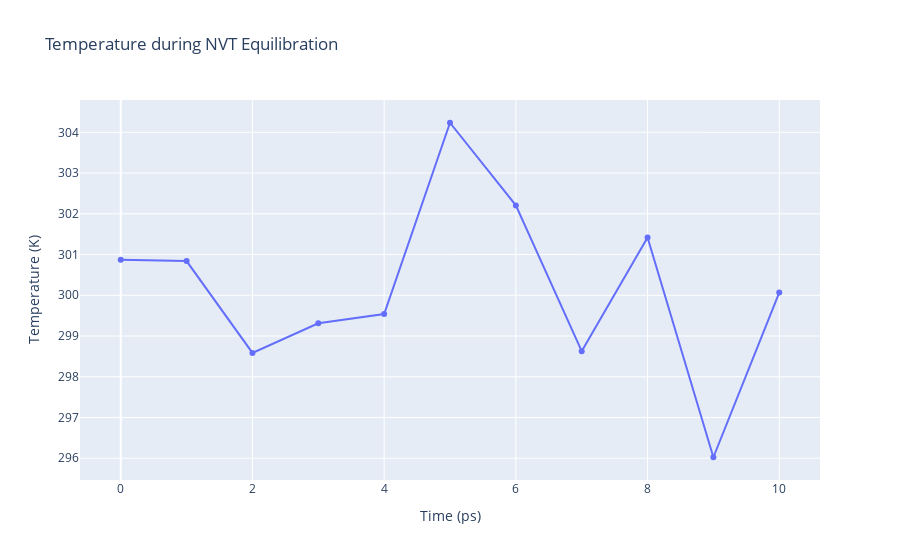

The notebook cell this image was saved under:
### Code cell
import plotly
import plotly.graph_objs as go

# Read temperature data from file 
with open(output_nvt_temp_xvg,'r') as temperature_file:
    x,y = map(
        list,
        zip(*[
            (float(line.split()[0]),float(line.split()[1]))
            for line in temperature_file 
            if not line.startswith(("#","@")) 
        ])
    )

plotly.offline.init_notebook_mode(connected=True)

fig = {
    "data": [go.Scatter(x=x, y=y)],
    "layout": go.Layout(title="Temperature during NVT Equilibration",
                        xaxis=dict(title = "Time (ps)"),
                        yaxis=dict(title = "Temperature (K)")
                       )
}

plotly.offline.iplot(fig)

### Figure 1 — Plotly figure (JSON) as saved in the notebook; plotly's stock layout.template omitted (floating-point values rounded to 4 significant figures)
{"data": [{"type": "scatter", "x": [0, 1, 2, 3, 4, 5, 6, 7, 8, 9, 10], "y": [300.9, 300.8, 298.6, 299.3, 299.5, 304.2, 302.2, 298.6, 301.4, 296.0, 300.1]}], "layout": {"title": {"text": "Temperature during NVT Equilibration"}, "xaxis": {"title": {"text": "Time (ps)"}}, "yaxis": {"title": {"text": "Temperature (K)"}}}}
